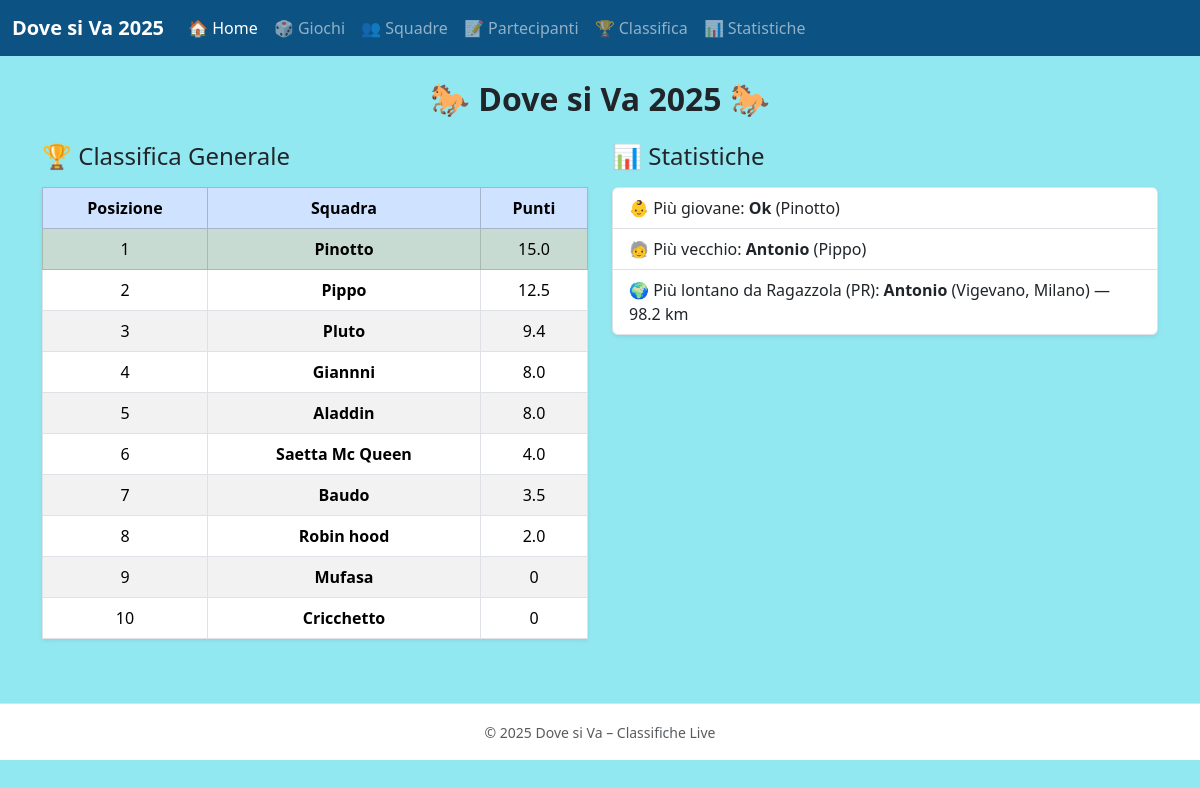
The page / on the database its author committed.
### app.py (models this page shows)
class Squadra(db.Model):
    id = db.Column(db.Integer, primary_key=True)
    nome = db.Column(db.String(100), nullable=False, unique=True)
    partecipanti = db.relationship("Partecipante", backref="squadra", lazy=True)
    punteggi = db.relationship("Punteggio", backref="squadra", lazy=True)

class Partecipante(db.Model):
    id = db.Column(db.Integer, primary_key=True)
    nome = db.Column(db.String(100), nullable=False)
    data_nascita = db.Column(db.Date)
    paese = db.Column(db.String(100))
    provincia = db.Column(db.String(10))
    squadra_id = db.Column(db.Integer, db.ForeignKey("squadra.id"), nullable=False)
    lat = db.Column(db.Float)
    lon = db.Column(db.Float)

### app.py (the view)
@app.route("/")
def home():
    squadre = Squadra.query.all()
    totali = [(s, sum(p.punti for p in s.punteggi)) for s in squadre]
    totali.sort(key=lambda x: x[1], reverse=True)
    partecipanti = Partecipante.query.all()
    giovani = [p for p in partecipanti if p.data_nascita]
    piu_giovane = max(giovani, key=lambda p: p.data_nascita, default=None)
    piu_vecchio = min(giovani, key=lambda p: p.data_nascita, default=None)
    ref_lat, ref_lon = 45.0123, 10.2585
    piu_lontano, distanza = None, None
    for p in partecipanti:
        if p.lat and p.lon:
            from math import radians, sin, cos, sqrt, atan2
            dlat = radians(p.lat - ref_lat)
            dlon = radians(p.lon - ref_lon)
            a = sin(dlat/2)**2 + cos(radians(ref_lat))*cos(radians(p.lat))*sin(dlon/2)**2
            dist = 2*6371*atan2(sqrt(a), sqrt(1-a))
            if distanza is None or dist > distanza:
                distanza = dist
                piu_lontano = p
    return render_template(
        "home.html",
        totali=totali,
        piu_giovane=piu_giovane,
        piu_vecchio=piu_vecchio,
        piu_lontano=piu_lontano,
        distanza=distanza,
        ref="Ragazzola (PR)"
    )

### templates/home.html (shortened to what this page needs)
{% extends "base.html" %}
{% block content %}
<div class="text-center mb-4">
  <h2 class="fw-bold">🐎 Dove si Va 2025 🐎</h2>
</div>
<div class="row">
  <div class="col-md-6 mb-4">
    <h4 class="mb-3">🏆 Classifica Generale</h4>
    <table class="table table-striped table-bordered text-center align-middle shadow-sm">
      <thead class="table-primary">
        <tr>
          <th>Posizione</th>
          <th>Squadra</th>
          <th>Punti</th>
        </tr>
      </thead>
      <tbody>
        {% for s, punti in totali %}
        <tr {% if loop.index == 1 %}class="table-success"{% endif %}>
          <td>{{ loop.index }}</td>
          <td class="fw-bold">{{ s.nome }}</td>
          <td>{{ punti|round(2) }}</td>
        </tr>
        {% endfor %}
      </tbody>
    </table>
  </div>
  <div class="col-md-6 mb-4">
    <h4 class="mb-3">📊 Statistiche</h4>
    <ul class="list-group shadow-sm">
      <li class="list-group-item">
        👶 Più giovane:
        {% if piu_giovane %}<strong>{{ piu_giovane.nome }}</strong> ({{ piu_giovane.squadra.nome }})
        {% else %}-{% endif %}
      </li>
      <li class="list-group-item">
        🧓 Più vecchio:
        {% if piu_vecchio %}<strong>{{ piu_vecchio.nome }}</strong> ({{ piu_vecchio.squadra.nome }})
        {% else %}-{% endif %}
      </li>
      <li class="list-group-item">
        🌍 Più lontano da {{ ref }}:
        {% if piu_lontano %}<strong>{{ piu_lontano.nome }}</strong> ({{ piu_lontano.paese }}, {{ piu_lontano.provincia }}) — {{ '%.1f'|format(distanza) }} km
        {% else %}-{% endif %}
      </li>
    </ul>
  </div>
</div>
{% endblock %}

### templates/base.html (shortened to what this page needs)
<!DOCTYPE html>
<html lang="it">
<head>
  <link href="https://cdn.jsdelivr.net/npm/bootstrap@5.3.3/dist/css/bootstrap.min.css" rel="stylesheet">
</head>
<body>
<nav class="navbar navbar-expand-lg navbar-dark navbar-custom">
  <div class="container-fluid">
    <a class="navbar-brand fw-bold" href="{{ url_for('home') }}">Dove si Va 2025</a>
    <div class="collapse navbar-collapse" id="mainNav">
      <ul class="navbar-nav me-auto mb-2 mb-lg-0">
        <li class="nav-item">
          <a class="nav-link {% if request.endpoint=='home' %}active{% endif %}" href="{{ url_for('home') }}">🏠 Home</a>
        </li>
        <li class="nav-item">
          <a class="nav-link {% if request.endpoint=='giochi' %}active{% endif %}" href="{{ url_for('giochi') }}">🎲 Giochi</a>
        </li>
        <li class="nav-item">
          <a class="nav-link {% if request.endpoint=='squadre' %}active{% endif %}" href="{{ url_for('squadre') }}">👥 Squadre</a>
        </li>
        <li class="nav-item">
          <a class="nav-link {% if request.endpoint=='partecipanti' %}active{% endif %}" href="{{ url_for('partecipanti') }}">📝 Partecipanti</a>
        </li>
        <li class="nav-item">
          <a class="nav-link {% if request.endpoint=='classifica' %}active{% endif %}" href="{{ url_for('classifica') }}">🏆 Classifica</a>
        </li>
        <li class="nav-item">
          <a class="nav-link {% if request.endpoint=='statistiche' %}active{% endif %}" href="{{ url_for('statistiche') }}">📊 Statistiche</a>
        </li>
      </ul>
    </div>
  </div>
</nav>
<div class="container my-4">
  {% block content %}{% endblock %}
</div>
<footer class="text-center text-muted py-3 mt-4 border-top bg-white">
  <small>© 2025 Dove si Va – Classifiche Live</small>
</footer>
</body>
</html>

### templates/base.html (style rules this page uses)
body { background-color: #92e8f1; }
.navbar-custom { background-color: #0c5283; }

### rows shown on the page
Squadra: nome "Pinotto", punti "15.0", squadra.nome "Pinotto"
Squadra: nome "Pippo", punti "12.5", squadra.nome "Pippo"
Squadra: nome "Pluto", punti "9.4"
Squadra: nome "Giannni", punti "8.0"
Squadra: nome "Aladdin", punti "8.0"
Squadra: nome "Saetta Mc Queen", punti "4.0"
Squadra: nome "Baudo", punti "3.5"
Squadra: nome "Robin hood", punti "2.0"
Squadra: nome "Mufasa", punti "0"
Squadra: nome "Cricchetto", punti "0"
Partecipante: nome "Ok"
Partecipante: nome "Antonio", paese "Vigevano", provincia "Milano"

### other values the page prints
{{ ref }} "Ragazzola (PR)"
{{ '%.1f'|format(distanza) }} "98.2"
